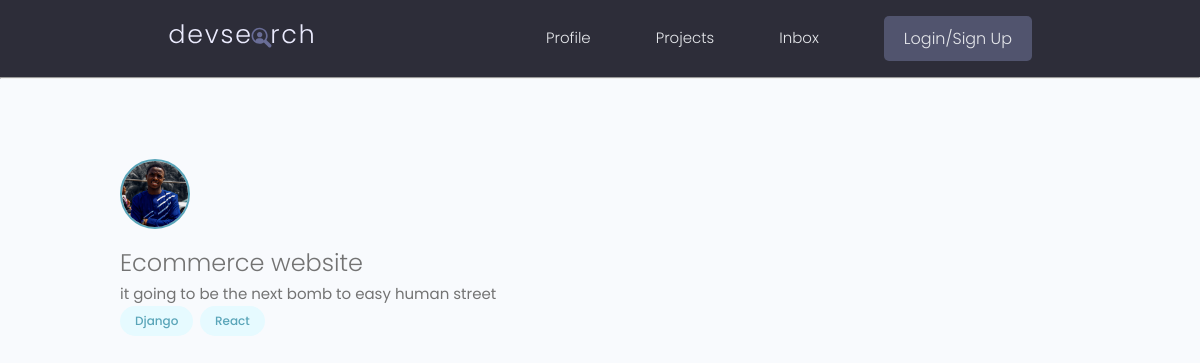
The page /projects/detail/7cd64b87-ef1b-4860-b8dd-e2bd27815777/ on the database its author committed.
### project/models.py (models this page shows, shortened)
class Project(models.Model):
    owner = models.ForeignKey(Profile, null=True, blank=True, on_delete=models.SET_NULL)
    title = models.CharField(max_length=200)
    descriptions = models.TextField(max_length=2000, null=True, blank=True)
    featured_image = models.ImageField(null=True, blank=True, default="default.jpg")
    demo_link = models.CharField(max_length=200, null=True, blank=True)
    source_link = models.CharField(max_length=200, null=True, blank=True)
    tag = models.ManyToManyField('Tag', blank=True)
    vote_total = models.IntegerField(default=0, null=True, blank=True)
    vote_ratio = models.IntegerField(default=0, null=True, blank=True)
    created = models.DateTimeField(auto_now_add=True)
    id = models.UUIDField(default=uuid.uuid4, unique=True, primary_key=True, editable=False)

class Tag(models.Model):
    name = models.CharField(max_length=200, null=True, blank=True)
    created = models.DateTimeField(auto_now_add=True)
    id = models.UUIDField(default=uuid.uuid4, unique=True, primary_key=True, editable=False)
    def __str__(self):
        return self.name

### project/views.py (the view)
# urls.py: path('detail/<str:pk>/', views.detail, name='detail'),
def detail(request, pk):
    project = Project.objects.get(id=pk)
    tags = project.tag.all()
    context = {'project':project, 'tags':tags}
    return render(request, 'project/detail.html', context)

### project/templates/project/detail.html (shortened to what this page needs)
{% extends 'project/base.html' %}
{% load static %}
{% block content %}
  <main class="home">
    <section class="devlist">
      <div class="container">
        <div class="grid grid--three">
              <div class="dev">
                  <div class="dev__profile">
                    <img class="avatar avatar--md" src="{{ project.featured_image.url }}" alt="image" />
                  </div>
                  <p class="dev__info">
                    <h5>{{ project.title}}</h5>
                    {{project.descriptions}}
                  </p>
                  <div class="dev__skills">
                    {% for tag in tags %}
                        <span class="tag tag--pill tag--main">
                          <small>{{tag}}</small>
                        </span>
                    {% endfor %}
                  </div>
              </div>
            </div>
        </div>
    </section>
  </main>
{% endblock %}

### static/styles/app.css (style rules this page uses)
:root { --color-sub: #2d2d39; }
img { width: 100%; }
.devlist { margin-top: 8rem; }
.devlist .grid { align-items: stretch; }
.devlist .dev .dev__profile { display: flex; align-items: center; gap: 1.5rem; }
.devlist .dev .dev__info { margin: 1.5rem 0; font-size: 1.35rem; line-height: 1.4; text-align: justify; }

### static/uikit/styles/modules/_variables.css (style rules this page uses)
:root { --color-main: #5aa5b9; --color-main-light: #e6faff; --color-sub: #3f4156; --color-sub-light: #51546e; --color-sub-lighter: #ededfd; --color-text: #737373; --color-gray: #8b8b8b; --color-light: #e5e7eb; --color-light-gray: #767676; --color-bg: #f8fafd; --color-white: #fffefd; --color-white-light: #f3f3f3; --color-success: #359e64; --color-success-bg: #def8e8; --color-error: #fc4b0b; --color-error-bg: #fff2ee; --font-base: 'Poppins', arial, helvetica, 'Segoe UI', roboto, ubuntu, sans-serif; --font-monospace: 'Fira Code', 'Courier New', courier, monospace; --font-regular: 300; --font-medium: 500; --font-bold: 700; --generic-shadow: 1px 1px 5px #00000010; --generic-transition: all 0.3s ease-in-out; }

### static/uikit/styles/modules/_base.css (style rules this page uses)
* { margin: 0; padding: 0; box-sizing: border-box; text-rendering: optimizeLegibility; color: inherit; font-size: inherit; }
html { font-size: 50%; }
@media only screen and (min-width: 480px) { html { font-size: 56.25%; } }
@media only screen and (min-width: 1200px) { html { font-size: 62.5%; } }
body { line-height: 1.6; font-weight: 400; font-size: 1.5rem; color: var(--color-text); background-color: var(--color-bg); min-height: 100vh; }

### static/uikit/styles/modules/_typography.css (style rules this page uses)
* { font-family: var(--font-base); }
h5 { font-size: 2.4rem; font-weight: var(--font-medium); }
h5, h6 { font-weight: var(--font-regular); }
p, span, strong { font-size: 1.6rem; color: var(--color-text); font-weight: var(--font-regular); }

### static/uikit/styles/modules/_utilities.css (style rules this page uses)
.container { width: 92%; max-width: 165rem; margin: 0 auto; box-sizing: border-box; }
@media screen and (min-width: 1000px) { .container { width: 90%; } }
@media screen and (min-width: 1200px) { .container { width: 80%; } }

### static/uikit/styles/modules/_avatar.css (style rules this page uses)
.avatar { border-radius: 50%; border: 2px solid var(--color-main); object-fit: cover; }
.avatar--md { height: 7rem; width: 7rem; }

### static/uikit/styles/modules/_tag.css (style rules this page uses)
.tag { display: inline-flex; align-items: center; background-color: var(--color-sub); height: -webkit-fit-content; height: -moz-fit-content; height: fit-content; width: -webkit-fit-content; width: -moz-fit-content; width: fit-content; border-radius: 0.5rem; padding: 0.5rem 1.5rem; font-size: 1.2rem; cursor: pointer; }
.tag:not(:last-child) { margin-right: 0.25rem; margin-bottom: 0.75rem; }
.tag > small { color: var(--color-white); }
.tag--pill { border-radius: 5rem; }
.tag--main, .tag--main > small { background: var(--color-main-light); color: var(--color-main); font-weight: 500; }

### static/uikit/styles/modules/_grid.css (style rules this page uses)
.grid { display: flex; flex-wrap: wrap; justify-content: flex-start; align-items: stretch; }
@media screen and (min-width: 800px) { .grid--three { margin-right: -2%; } }
@media screen and (min-width: 1200px) { .grid--three { margin-right: -2.33%; } }

### rows shown on the page
Project: featured_image (picture), title "Ecommerce website", descriptions "it going to be the next bomb to easy human street"
Tag: name "Django"
Tag: name "React"
